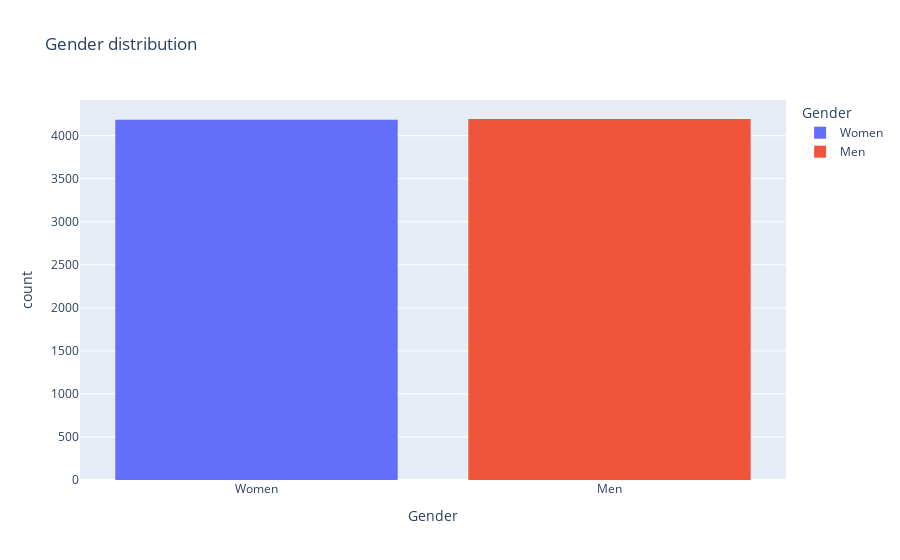

The notebook cell this image was saved under:
### Code cell
fig = px.histogram(df, x="Gender", color="Gender", title="Gender distribution")
fig.show()

### Figure 1 — Plotly figure (JSON) as saved in the notebook; plotly's stock layout.template omitted (floating-point values rounded to 4 significant figures; data arrays with more than 128 entries replaced by an {"elided": "..."} marker saying what was removed)
{"data": [{"alignmentgroup": "True", "bingroup": "x", "hovertemplate": "Gender=%{x}<br>count=%{y}<extra></extra>", "legendgroup": "Women", "marker": {"color": "#636efa", "pattern": {"shape": ""}}, "name": "Women", "offsetgroup": "Women", "orientation": "v", "showlegend": true, "type": "histogram", "x": {"elided": "4184 str values"}, "xaxis": "x", "yaxis": "y"}, {"alignmentgroup": "True", "bingroup": "x", "hovertemplate": "Gender=%{x}<br>count=%{y}<extra></extra>", "legendgroup": "Men", "marker": {"color": "#EF553B", "pattern": {"shape": ""}}, "name": "Men", "offsetgroup": "Men", "orientation": "v", "showlegend": true, "type": "histogram", "x": {"elided": "4194 str values"}, "xaxis": "x", "yaxis": "y"}], "layout": {"barmode": "relative", "legend": {"title": {"text": "Gender"}, "tracegroupgap": 0}, "title": {"text": "Gender distribution"}, "xaxis": {"anchor": "y", "categoryarray": ["Women", "Men"], "categoryorder": "array", "domain": [0, 1], "title": {"text": "Gender"}}, "yaxis": {"anchor": "x", "domain": [0, 1], "title": {"text": "count"}}}}
